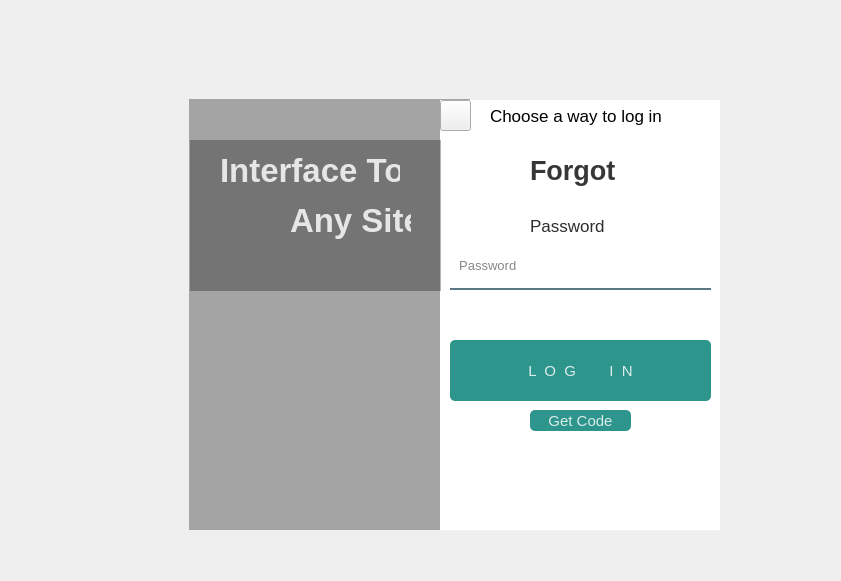
<?xml version="1.0" encoding="UTF-8"?>
<ui version="4.0">
 <class>Form</class>
 <widget class="QWidget" name="Form">
  <property name="geometry">
   <rect>
    <x>0</x>
    <y>0</y>
    <width>841</width>
    <height>581</height>
   </rect>
  </property>
  <property name="font">
   <font>
    <pointsize>10</pointsize>
   </font>
  </property>
  <property name="windowTitle">
   <string>Form</string>
  </property>
  <widget class="QWidget" name="widget" native="true">
   <property name="geometry">
    <rect>
     <x>170</x>
     <y>70</y>
     <width>550</width>
     <height>500</height>
    </rect>
   </property>
   <property name="styleSheet">
    <string notr="true">QPushButton#pushButton, #pushButton_2{
	background-color: qlineargradient(spread:pad, x:1.0, y:1.0,stop:0 rgba(11, 131, 120, 219), stop:1 rgba(85, 98, 112, 226));
    color:rgba(255,255,255,210);
    border-radius:5px;
}
QPushButton#pushButton:hover ,#pushButton_2:hover{
	background-color: qradialgradient(spread:repeat, cx:0.5, cy:0.5, radius:0.077, fx:0.5, fy:0.5, stop:0 rgba(0, 169, 255, 147), stop:0.497326 rgba(0, 0, 0, 147), stop:1 rgba(0, 169, 255, 147));
   background-color: qlineargradient(spread:pad, x:1.0, y:1.0,stop:0 rgba(150, 123, 111, 219), stop:1 rgba(85, 81, 84, 226));
}
QPushButton#pushButton:pressed, #pushButton_2:pressed{
    padding-left:5px;
    padding-top:5px;
    background-color:rgba(150,123,111,255);
}</string>
   </property>
   <widget class="QLabel" name="label">
    <property name="geometry">
     <rect>
      <x>19</x>
      <y>30</y>
      <width>301</width>
      <height>430</height>
     </rect>
    </property>
    <property name="styleSheet">
     <string notr="true">border-image: url(:/images/Spring.jpeg);
background-repeat:no-repeat;
border-top-left-raduis:10px;

</string>
    </property>
    <property name="text">
     <string/>
    </property>
   </widget>
   <widget class="QLabel" name="label_2">
    <property name="geometry">
     <rect>
      <x>19</x>
      <y>29</y>
      <width>281</width>
      <height>431</height>
     </rect>
    </property>
    <property name="styleSheet">
     <string notr="true">background-color:rgba(0,0,0,80);
background-repeat:no-repeat;
border-top-left-raduis:10px;
</string>
    </property>
    <property name="text">
     <string/>
    </property>
   </widget>
   <widget class="QLabel" name="label_3">
    <property name="geometry">
     <rect>
      <x>270</x>
      <y>30</y>
      <width>301</width>
      <height>430</height>
     </rect>
    </property>
    <property name="styleSheet">
     <string notr="true">background-color:rgba(255,255,255,255);
border-bottom-right-raduis:50px;</string>
    </property>
    <property name="text">
     <string/>
    </property>
   </widget>
   <widget class="QLabel" name="label_4">
    <property name="geometry">
     <rect>
      <x>360</x>
      <y>80</y>
      <width>100</width>
      <height>40</height>
     </rect>
    </property>
    <property name="font">
     <font>
      <pointsize>20</pointsize>
      <weight>75</weight>
      <bold>true</bold>
     </font>
    </property>
    <property name="styleSheet">
     <string notr="true">color:rgba(0,0,0,200);</string>
    </property>
    <property name="text">
     <string>Forgot</string>
    </property>
   </widget>
   <widget class="QLineEdit" name="lineEdit_2">
    <property name="geometry">
     <rect>
      <x>280</x>
      <y>180</y>
      <width>261</width>
      <height>40</height>
     </rect>
    </property>
    <property name="styleSheet">
     <string notr="true">background-color:rgba(0,0,0,0);
border:none;
border-bottom:2px solid rgba(46,82,101,200);
color:rgba(0,0,0,240);
padding-bottom:7px;</string>
    </property>
    <property name="echoMode">
     <enum>QLineEdit::Password</enum>
    </property>
    <property name="placeholderText">
     <string>  Password</string>
    </property>
   </widget>
   <widget class="QPushButton" name="pushButton">
    <property name="geometry">
     <rect>
      <x>280</x>
      <y>270</y>
      <width>261</width>
      <height>61</height>
     </rect>
    </property>
    <property name="font">
     <font>
      <pointsize>11</pointsize>
     </font>
    </property>
    <property name="styleSheet">
     <string notr="true"/>
    </property>
    <property name="text">
     <string>L  O  G        I  N</string>
    </property>
   </widget>
   <widget class="QLabel" name="label_5">
    <property name="geometry">
     <rect>
      <x>360</x>
      <y>140</y>
      <width>81</width>
      <height>31</height>
     </rect>
    </property>
    <property name="font">
     <font>
      <pointsize>13</pointsize>
     </font>
    </property>
    <property name="styleSheet">
     <string notr="true">color: rgba(0,0,0,210);</string>
    </property>
    <property name="text">
     <string>Password</string>
    </property>
   </widget>
   <widget class="QLabel" name="label_6">
    <property name="geometry">
     <rect>
      <x>20</x>
      <y>70</y>
      <width>251</width>
      <height>151</height>
     </rect>
    </property>
    <property name="styleSheet">
     <string notr="true">background-color:rgba(0,0,0,75);</string>
    </property>
    <property name="text">
     <string/>
    </property>
   </widget>
   <widget class="QLabel" name="label_7">
    <property name="geometry">
     <rect>
      <x>50</x>
      <y>80</y>
      <width>180</width>
      <height>40</height>
     </rect>
    </property>
    <property name="font">
     <font>
      <pointsize>25</pointsize>
      <weight>75</weight>
      <bold>true</bold>
     </font>
    </property>
    <property name="styleSheet">
     <string notr="true">color:rgba(255,255,255,210);</string>
    </property>
    <property name="text">
     <string>Interface To</string>
    </property>
   </widget>
   <widget class="QLabel" name="label_8">
    <property name="geometry">
     <rect>
      <x>120</x>
      <y>130</y>
      <width>121</width>
      <height>40</height>
     </rect>
    </property>
    <property name="font">
     <font>
      <pointsize>25</pointsize>
      <weight>75</weight>
      <bold>true</bold>
     </font>
    </property>
    <property name="styleSheet">
     <string notr="true">color:rgba(255,255,255,210);</string>
    </property>
    <property name="text">
     <string>Any Site</string>
    </property>
   </widget>
   <widget class="QLabel" name="label_9">
    <property name="geometry">
     <rect>
      <x>320</x>
      <y>30</y>
      <width>211</width>
      <height>31</height>
     </rect>
    </property>
    <property name="font">
     <font>
      <pointsize>13</pointsize>
     </font>
    </property>
    <property name="text">
     <string>Choose a way to log in</string>
    </property>
   </widget>
   <widget class="QPushButton" name="pushButton_2">
    <property name="geometry">
     <rect>
      <x>360</x>
      <y>340</y>
      <width>101</width>
      <height>21</height>
     </rect>
    </property>
    <property name="font">
     <font>
      <pointsize>11</pointsize>
     </font>
    </property>
    <property name="styleSheet">
     <string notr="true"/>
    </property>
    <property name="text">
     <string>Get Code</string>
    </property>
   </widget>
   <widget class="QPushButton" name="pushButton_3">
    <property name="geometry">
     <rect>
      <x>270</x>
      <y>30</y>
      <width>31</width>
      <height>31</height>
     </rect>
    </property>
    <property name="styleSheet">
     <string notr="true">border-image: url(:/images/back.jpeg);</string>
    </property>
    <property name="text">
     <string/>
    </property>
   </widget>
  </widget>
 </widget>
 <resources>
  <include location="../Photos/res.qrc"/>
 </resources>
 <connections/>
</ui>
